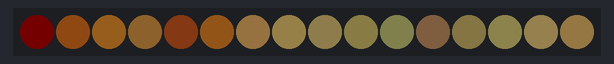
Bench run of a sketch on a simulated Arduino Nano, built with avr-gcc and run on an emulated ATmega328P. Parts: 16 RGB LEDs in strip order, left to right. Dim RGB values are drawn brighter than linear.

Above: at 0.1 s.
At 8.2 s:
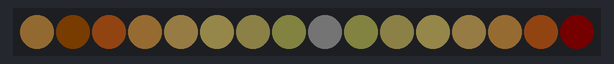
At 11.3 s:
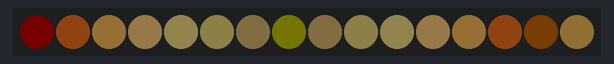
At 26.7 s:
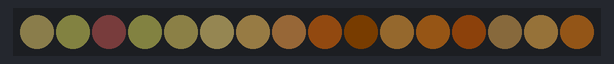
At 37.4 s:
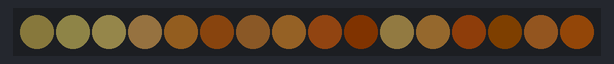

The sketch:

ws2812_slow_fade_fastled.ino
```cpp
/*
  WS2812 Slow Fades — Gallery-Safe (FastLED version)
  - Power-capped to ~30 mA at 5V via FastLED power management.
  - Very slow warm palette drift; no harsh steps; dithering off to reduce flicker.
  - Recommended boards: Arduino Nano, Pro Micro, QT Py (ATmega32u4), etc.
*/
#include <FastLED.h>

#define DATA_PIN   5
#define NUM_LEDS   16   // adjust to your strip length
#define LED_TYPE   WS2812B
#define COLOR_ORDER GRB

CRGB leds[NUM_LEDS];

// Soft palette between candle → amber → warm white
CRGBPalette16 warm1 = CRGBPalette16(
  CRGB::Black, CRGB(180, 70, 10), CRGB(255, 120, 20), CRGB(255, 160, 60),
  CRGB::Black, CRGB(220, 100, 20), CRGB(255, 180, 80), CRGB(255, 210, 120),
  CRGB::Black, CRGB(200, 90, 20), CRGB(255, 150, 50), CRGB(255, 190, 90),
  CRGB::Black, CRGB(230, 110, 25), CRGB(255, 200, 110), CRGB(255, 230, 140)
);

CRGBPalette16 target = warm1;
CRGBPalette16 current = warm1;

void setup(){
  FastLED.addLeds<LED_TYPE, DATA_PIN, COLOR_ORDER>(leds, NUM_LEDS);
  FastLED.setMaxPowerInVoltsAndMilliamps(5, 30);  // ≈ 30 mA cap
  FastLED.setBrightness(28);                      // extra safety cap
  FastLED.setDither(false);                       // avoid shimmer/flicker
  fill_solid(leds, NUM_LEDS, CRGB::Black);
  FastLED.show();
}

void loop(){
  // Slowly morph palette (optional future variants could swap target)
  nblendPaletteTowardPalette(current, target, 1);

  // Compute a very slow time base (minutes scale)
  uint16_t t = millis() / 64; // slower index progression

  for(int i=0; i<NUM_LEDS; i++){
    // Soft spatial offset for gentle gradient along the strip
    uint8_t idx = sin8((t/8) + i*6);
    CRGB c = ColorFromPalette(current, idx, 255, LINEARBLEND);

    // Very gentle breathing multiplier (0.75 … 1.0 approx.)
    uint8_t breath = 192 + sin8(t/4) / 8;
    c.nscale8_video(breath);

    leds[i] = c;
  }

  blur1d(leds, NUM_LEDS, 32);   // spatial smoothing

  FastLED.show();
  EVERY_N_MILLISECONDS(40) { /* idle */ }
}
```

Measured:
- what the display in image 1 shows lasts 0.5 s, from 8.2 s to 8.7 s
